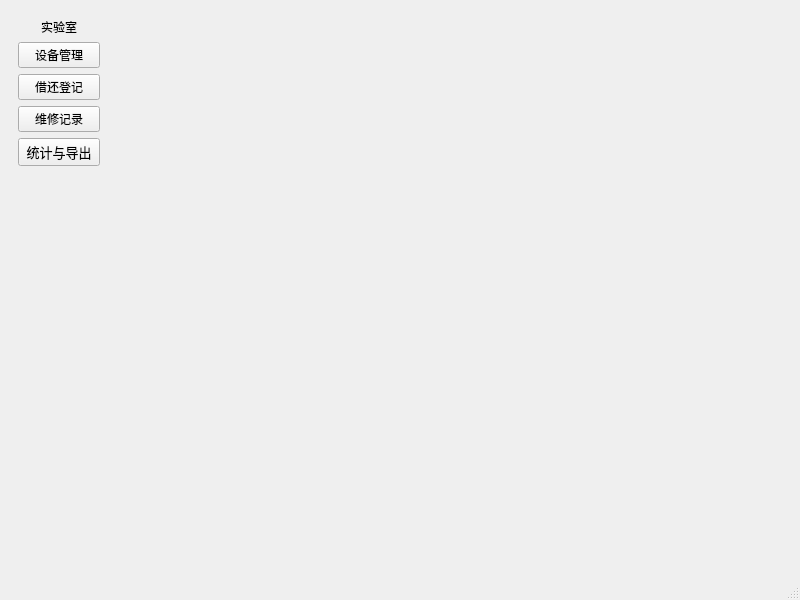
<?xml version="1.0" encoding="UTF-8"?>
<ui version="4.0">
 <class>MainWindow</class>
 <widget class="QMainWindow" name="MainWindow">
  <property name="geometry">
   <rect>
    <x>0</x>
    <y>0</y>
    <width>800</width>
    <height>600</height>
   </rect>
  </property>
  <property name="windowTitle">
   <string>MainWindow</string>
  </property>
  <widget class="QWidget" name="centralwidget">
   <layout class="QGridLayout" name="gridLayout">
    <item row="0" column="0">
     <layout class="QHBoxLayout" name="horizontalLayout">
      <item>
       <widget class="QWidget" name="widget_2" native="true">
        <property name="minimumSize">
         <size>
          <width>100</width>
          <height>0</height>
         </size>
        </property>
        <property name="maximumSize">
         <size>
          <width>100</width>
          <height>16777215</height>
         </size>
        </property>
        <layout class="QVBoxLayout" name="verticalLayout">
         <item alignment="Qt::AlignHCenter">
          <widget class="QLabel" name="label">
           <property name="text">
            <string>实验室</string>
           </property>
          </widget>
         </item>
         <item>
          <widget class="QPushButton" name="btnEquipment">
           <property name="text">
            <string>设备管理</string>
           </property>
          </widget>
         </item>
         <item>
          <widget class="QPushButton" name="btnBorrow">
           <property name="text">
            <string>借还登记</string>
           </property>
          </widget>
         </item>
         <item>
          <widget class="QPushButton" name="btnMaintenance">
           <property name="text">
            <string>维修记录</string>
           </property>
          </widget>
         </item>
         <item>
          <widget class="QPushButton" name="btnExport">
           <property name="font">
            <font>
             <family>微软雅黑</family>
             <pointsize>10</pointsize>
            </font>
           </property>
           <property name="text">
            <string>统计与导出</string>
           </property>
          </widget>
         </item>
         <item>
          <spacer name="verticalSpacer_2">
           <property name="orientation">
            <enum>Qt::Vertical</enum>
           </property>
           <property name="sizeHint" stdset="0">
            <size>
             <width>20</width>
             <height>368</height>
            </size>
           </property>
          </spacer>
         </item>
        </layout>
       </widget>
      </item>
      <item>
       <widget class="QWidget" name="widget" native="true">
        <layout class="QHBoxLayout" name="horizontalLayout_2">
         <item>
          <widget class="QStackedWidget" name="stackedWidget">
           <property name="currentIndex">
            <number>2</number>
           </property>
           <widget class="EquipmentPage" name="pageEquipment"/>
           <widget class="BorrowPage" name="pageBorrow"/>
           <widget class="MaintenancePage" name="pageMaintenance"/>
           <widget class="ExportPage" name="pageExport"/>
          </widget>
         </item>
        </layout>
       </widget>
      </item>
     </layout>
    </item>
   </layout>
  </widget>
  <widget class="QMenuBar" name="menubar">
   <property name="geometry">
    <rect>
     <x>0</x>
     <y>0</y>
     <width>800</width>
     <height>23</height>
    </rect>
   </property>
  </widget>
  <widget class="QStatusBar" name="statusbar"/>
 </widget>
 <customwidgets>
  <customwidget>
   <class>ExportPage</class>
   <extends>QWidget</extends>
   <header>exportpage.h</header>
   <container>1</container>
  </customwidget>
  <customwidget>
   <class>EquipmentPage</class>
   <extends>QWidget</extends>
   <header>equipmentpage.h</header>
   <container>1</container>
  </customwidget>
  <customwidget>
   <class>BorrowPage</class>
   <extends>QWidget</extends>
   <header>borrowpage.h</header>
   <container>1</container>
  </customwidget>
  <customwidget>
   <class>MaintenancePage</class>
   <extends>QWidget</extends>
   <header>maintenancepage.h</header>
   <container>1</container>
  </customwidget>
 </customwidgets>
 <resources/>
 <connections/>
</ui>
